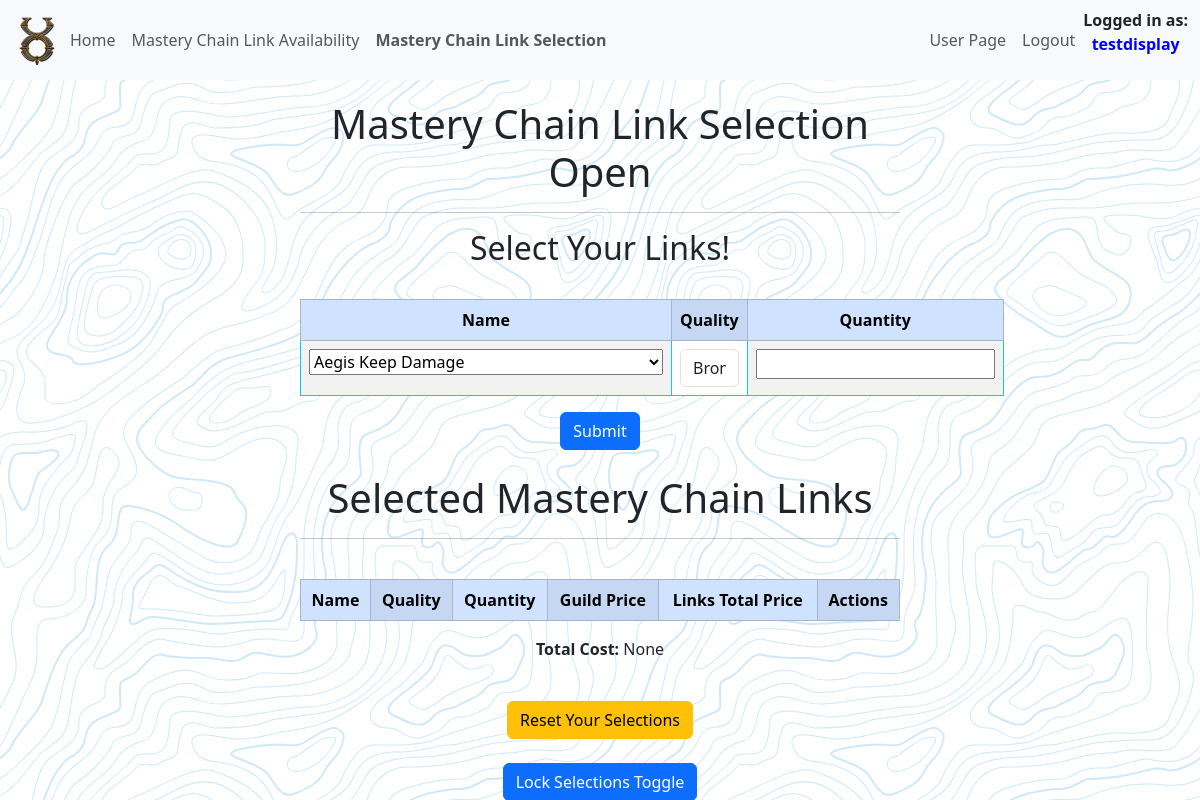
The app's page /selections (signed in), older data.
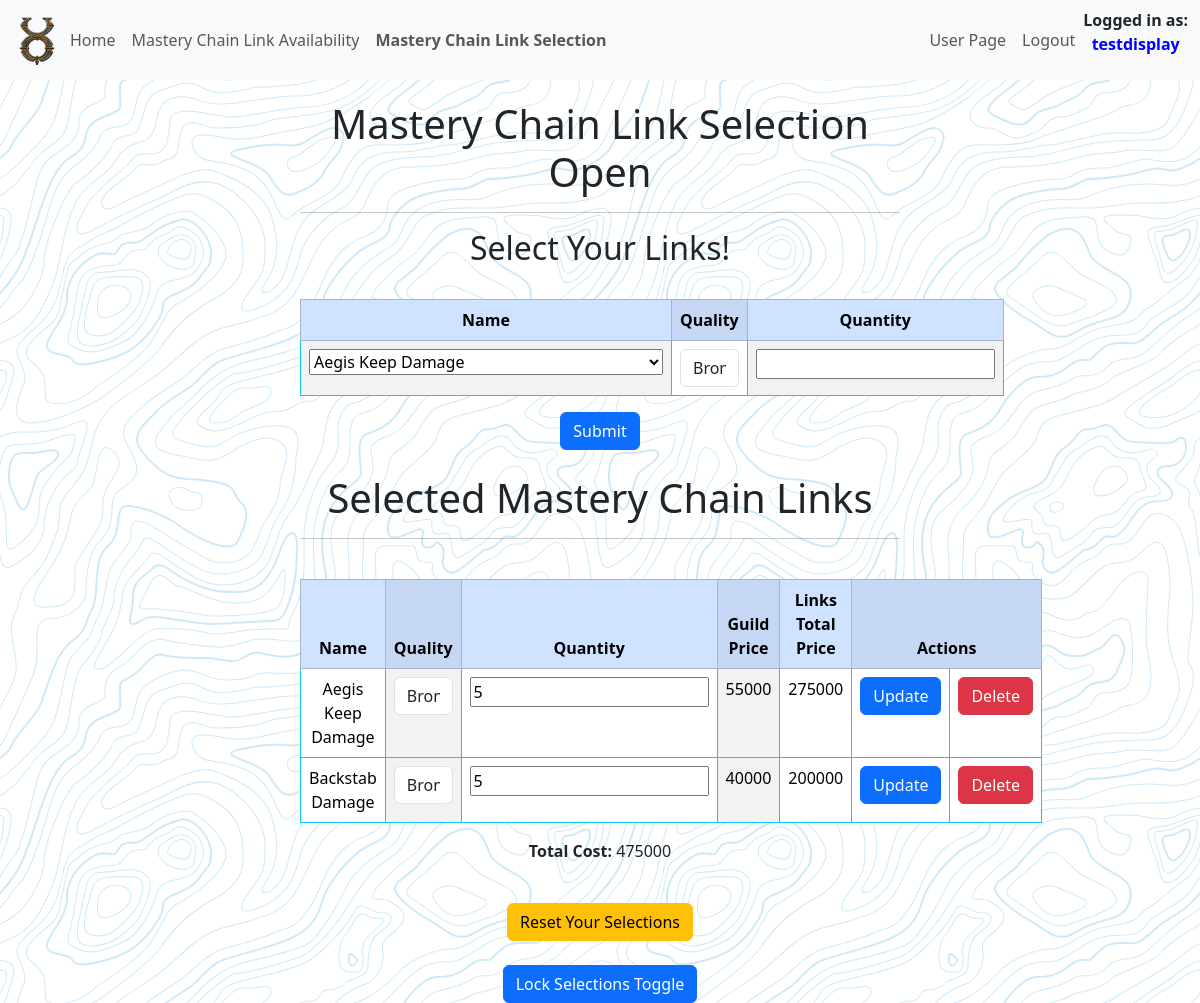
The same page, newer data.
### tables this page shows
CREATE TABLE users (
    id INTEGER PRIMARY KEY AUTOINCREMENT,
    username TEXT NOT NULL,
    password TEXT NOT NULL,
    is_admin INTEGER NOT NULL DEFAULT 0
, sel_lock BOOLEAN DEFAULT (0) NOT NULL, display_name TEXT);

CREATE TABLE selections (
	id INTEGER NOT NULL PRIMARY KEY AUTOINCREMENT,
	mclink_id INTEGER NOT NULL,
	s_quantity INTEGER NOT NULL
, user_id INTEGER NOT NULL, links_total INTEGER NOT NULL);

CREATE TABLE "mclinks" (
    id INTEGER PRIMARY KEY AUTOINCREMENT NOT NULL,
    name TEXT NOT NULL,
    quality TEXT NOT NULL,
    quantity INTEGER NOT NULL,
    market_price INTEGER NOT NULL,
    guild_price INTEGER NOT NULL
);

### app.py (the view)
@app.route('/selections', methods=['GET', 'POST'])
def selections():
    user_data = get_user_data()
    user_id = user_data['id']
    conn, cursor = connect_to_database('uonew.db')
    cursor.execute("SELECT DISTINCT name FROM mclinks;")
    unique_names = cursor.fetchall()
    cursor.execute("SELECT SUM(links_total) FROM selections WHERE user_id=?", (user_id,))
    total_links_total = cursor.fetchone()[0]
    conn.close()
    selections_data = select_selections(user_id)
    return render_template('selections.html', unique_names=unique_names, selections_data=selections_data, total_links_total=total_links_total)

### app.py (called while the page is built)
@app.before_request
def authentication():
    if 'id' in session:
        user_data = get_user_data()
        selection_toggle = check_selection_toggle()
        g.is_admin = user_data['is_admin']
        g.sel_lock = user_data['sel_lock']
        g.display_name = user_data['display_name']
        g.selection_toggle = selection_toggle['selections_toggle']

### helpers.py (called while the page is built)
def connect_to_database(database_name):
    conn = sqlite3.connect(database_name)
    conn.row_factory = sqlite3.Row
    cursor = conn.cursor()
    return conn, cursor

### selections.py (called while the page is built)
def select_selections(user_id=None):
    conn, cursor = connect_to_database('uonew.db')
    if user_id:
        cursor.execute("SELECT * FROM selections INNER JOIN mclinks ON selections.mclink_id = mclinks.id WHERE selections.user_id = ?", (user_id,))
    else:
        cursor.execute("SELECT * FROM selections INNER JOIN mclinks ON selections.mclink_id = mclinks.id")
    selections_data = cursor.fetchall()
    conn.close()
    return selections_data

def check_selection_toggle():
    conn, cursor = connect_to_database('uonew.db')
    cursor.execute("SELECT selections_toggle FROM global")
    selection_toggle = cursor.fetchone()
    conn.close()
    return selection_toggle

### users.py (called while the page is built)
def get_user_data():
    conn, cursor = connect_to_database('uonew.db')
    user_id = session.get('id')
    cursor.execute("SELECT * FROM users WHERE id = ?", (user_id,))
    user_data = cursor.fetchone()
    conn.close()
    return user_data

### templates/selections.html (shortened to what this page needs)
{% extends "index.html" %}
{% block nav %}
    <nav class="navbar navbar-expand-lg bg-body-tertiary fixed-top">
        <div class="container-fluid">
            <img src="{{ url_for('static', filename='images/uo.png') }}" alt="UO Icon" class="small-image">
            <div class="collapse navbar-collapse" id="navbarSupportedContent">
                <ul class="navbar-nav me-auto mb-2 mb-lg-0">
                    {% if 'id' in session %}
                        <li class="nav-item">
                            <a class="nav-link" href="ma">Home</a>
                        </li>
                        <li class="nav-item">
                            <a class="nav-link" href="mclinks">Mastery Chain Link Availability</a>
                        </li>
                        <li class="nav-item">
                            <a class="nav-link" href="selections"><b>Mastery Chain Link Selection</b></a>
                        </li>
                    {% endif %}
                </ul>
                <ul class="navbar-nav mb-2 mb-lg-0 right-align">
                    {% if 'id' in session %}
                        <li class="nav-item">
                            <a class="nav-link" href="user">User Page</a>
                        </li>
                        <li class="nav-item">
                            <a class="nav-link" onclick="return confirm('Are you sure?')" href="{{ url_for('logout') }}">Logout</a>
                        </li>
                    {% endif %}
                </ul>
            </div>
            {% if 'id' in session %}
            <b class="nav-item">Logged in as: <p style="color:blue; text-align:center;">{{ g.display_name }}</p></b>
            {% endif %}
        </div>
    </nav>
{% endblock %}
{% block content %}
<div class="spacer"></div>
{% if g.selection_toggle == 0 %}
<div class="mclinks_table">
    <br>
    <h1>MASTERY LINK SELECTIONS ARE CLOSED</h1>
</div>
{% else %}
<div class="mclinks_table">
    {% if g.sel_lock == 0 %}
    <h1>Mastery Chain Link Selection Open</h1>
    <hr>
    <h2>Select Your Links!</h2>
    <br>
    <table class="table table-striped-columns table-hover table-bordered border-info">
        <thead class="table-primary">
            <tr>
                <th>Name</th>
                <th>Quality</th>
                <th>Quantity</th>
            </tr>
        </thead>
        <tbody>
            <tr>
                <form action="/add_selection" method="POST">
                    <td>
                        <select name="name">
                            {% for name in unique_names %}
                            <option>{{ name[0] }}</option>
                            {% endfor %}
                        </select>
                    </td>
                    <td>
                        <select class="form-control" name="quality" id="quality">
                            <option>Bronze</option>
                        </select>
                    </td>
                    <td><input type="number" name="quantity"></td>
            </tr>
        </tbody>
    </table>
    <button type="submit" class="btn btn-primary" onclick="return confirm('Are you sure?')">Submit</button>
</div>
<br>
<div class="mclinks_table">
    <h1>Selected Mastery Chain Links</h1>
    <hr>
    <br>
    <table class="table table-striped-columns table-hover table-bordered border-info">
        <thead class="table-primary">
            <tr>
                <th>Name</th>
                <th>Quality</th>
                <th>Quantity</th>
                <th>Guild Price</th>
                <th>Links Total Price</th>
                <th colspan="2"><b>Actions</b></th>
            </tr>
        </thead>
        <tbody>
    {% for selection in selections_data %}
                <form action="/update_user_selection" method="post">
                    <tr>
                        <td>{{ selection['name'] }}</td>
                        <td>
                            <select class="form-control" name="quality" id="quality">
                                <option {% if selection['quality'] == 'Bronze' %} selected {% endif %}>Bronze</option>
                            </select>
                        </td>
                        <td><input type="number" name="quantity" value="{{ selection['s_quantity'] }}"></td>
                        <td>{{ selection['guild_price'] }}</td>
                        <td>{{ selection['links_total'] }}</td>
                        <td><button type="submit" class="btn btn-primary" onclick="return confirm('Are you sure?')">Update</button></td>
                </form>
                <form action="/delete_user_selection" method="post">
                <td><button type="submit" class="btn btn-danger" onclick="return confirm('Are you sure?')">Delete</button></td>
                </form>
        {% endfor %}
        </tbody>
    </table>
    <p><input type="hidden" name="total"><b>Total Cost:</b> {{ total_links_total }}</p>
    <br>
    <form action="/reset_user_selections" method="POST">
        <button type="submit" class="btn btn-warning" onclick="return confirm('Are you sure? This will wipe all your selections')">Reset Your Selections</button>
    </form>
</div>
{% endif %}
<br>
<form class="user_lock_sel" action="/user_selection_toggle" method="POST">
    <button type="submit" class="btn btn-primary" onclick="return confirm('Are you sure? You can toggle this on/off')">Lock Selections Toggle</button>
</form>
{% endif %}
{% endblock %}

### templates/index.html (shortened to what this page needs)
<!DOCTYPE html>
<html lang="en">
<head>
    <link href="https://cdn.jsdelivr.net/npm/bootstrap@5.3.2/dist/css/bootstrap.min.css" rel="stylesheet">
    <link rel="stylesheet" type="text/css" href="{{ url_for('static', filename='style.css') }}">
    <link href="https://cdn.jsdelivr.net/npm/bootstrap-table@1.22.3/dist/bootstrap-table.min.css" rel="stylesheet">
</head>
<body>
    <header>
        <nav>
            {% block nav %}{% endblock %}
        </nav>
    </header>
    <main>
        {% block content %}{% endblock %}
    </main>
</body>
</html>

Row changes from the older to the newer data that the page shows:
added selections: name "Aegis Keep Damage", quality "Bronze", quantity "5", guild_price "55000", links_total "275000"
added selections: name "Backstab Damage", quality "Bronze", quantity "5", guild_price "40000", links_total "200000"
Text that changed along with them:
{{ total_links_total }}: "None" → "475000"
